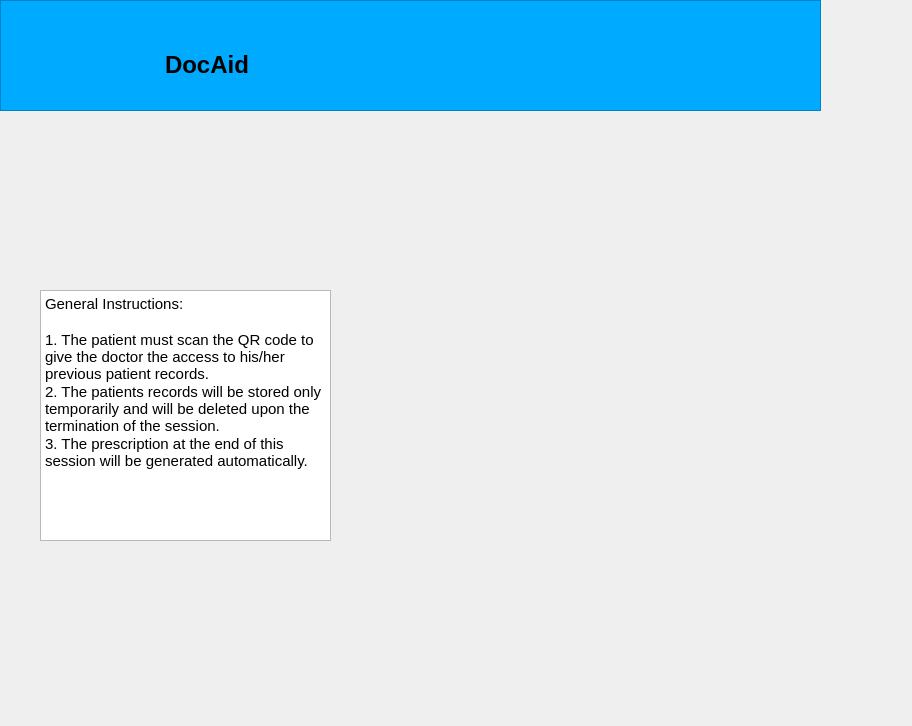
<?xml version="1.0" encoding="UTF-8"?>
<ui version="4.0">
 <class>Dialog</class>
 <widget class="QDialog" name="Dialog">
  <property name="geometry">
   <rect>
    <x>0</x>
    <y>0</y>
    <width>912</width>
    <height>726</height>
   </rect>
  </property>
  <property name="windowTitle">
   <string>Dialog</string>
  </property>
  <widget class="QWidget" name="horizontalLayoutWidget">
   <property name="geometry">
    <rect>
     <x>0</x>
     <y>0</y>
     <width>821</width>
     <height>111</height>
    </rect>
   </property>
   <layout class="QHBoxLayout" name="horizontalLayout">
    <item>
     <widget class="QTextBrowser" name="textBrowser">
      <property name="styleSheet">
       <string notr="true">background-color: rgb(0, 170, 255);</string>
      </property>
      <property name="html">
       <string>&lt;!DOCTYPE HTML PUBLIC &quot;-//W3C//DTD HTML 4.0//EN&quot; &quot;http://www.w3.org/TR/REC-html40/strict.dtd&quot;&gt;
&lt;html&gt;&lt;head&gt;&lt;meta name=&quot;qrichtext&quot; content=&quot;1&quot; /&gt;&lt;style type=&quot;text/css&quot;&gt;
p, li { white-space: pre-wrap; }
&lt;/style&gt;&lt;/head&gt;&lt;body style=&quot; font-family:'Ubuntu'; font-size:11pt; font-weight:400; font-style:normal;&quot;&gt;
&lt;p style=&quot;-qt-paragraph-type:empty; margin-top:0px; margin-bottom:0px; margin-left:0px; margin-right:0px; -qt-block-indent:0; text-indent:0px;&quot;&gt;&lt;br /&gt;&lt;/p&gt;
&lt;p style=&quot;-qt-paragraph-type:empty; margin-top:0px; margin-bottom:0px; margin-left:0px; margin-right:0px; -qt-block-indent:0; text-indent:0px; font-size:18pt; font-weight:600; color:#000000;&quot;&gt;&lt;br /&gt;&lt;/p&gt;
&lt;p style=&quot; margin-top:0px; margin-bottom:0px; margin-left:0px; margin-right:0px; -qt-block-indent:0; text-indent:0px;&quot;&gt;&lt;span style=&quot; font-size:18pt; font-weight:600; color:#000000;&quot;&gt;		DocAid&lt;/span&gt;&lt;/p&gt;&lt;/body&gt;&lt;/html&gt;</string>
      </property>
     </widget>
    </item>
   </layout>
  </widget>
  <widget class="QTextBrowser" name="textBrowser_2">
   <property name="geometry">
    <rect>
     <x>40</x>
     <y>290</y>
     <width>291</width>
     <height>251</height>
    </rect>
   </property>
   <property name="html">
    <string>&lt;!DOCTYPE HTML PUBLIC &quot;-//W3C//DTD HTML 4.0//EN&quot; &quot;http://www.w3.org/TR/REC-html40/strict.dtd&quot;&gt;
&lt;html&gt;&lt;head&gt;&lt;meta name=&quot;qrichtext&quot; content=&quot;1&quot; /&gt;&lt;style type=&quot;text/css&quot;&gt;
p, li { white-space: pre-wrap; }
&lt;/style&gt;&lt;/head&gt;&lt;body style=&quot; font-family:'Ubuntu'; font-size:11pt; font-weight:400; font-style:normal;&quot;&gt;
&lt;p style=&quot; margin-top:0px; margin-bottom:0px; margin-left:0px; margin-right:0px; -qt-block-indent:0; text-indent:0px;&quot;&gt;General Instructions: &lt;/p&gt;
&lt;p style=&quot;-qt-paragraph-type:empty; margin-top:0px; margin-bottom:0px; margin-left:0px; margin-right:0px; -qt-block-indent:0; text-indent:0px;&quot;&gt;&lt;br /&gt;&lt;/p&gt;
&lt;p style=&quot; margin-top:0px; margin-bottom:0px; margin-left:0px; margin-right:0px; -qt-block-indent:0; text-indent:0px;&quot;&gt;1. The patient must scan the QR code to give the doctor the access to his/her previous patient records.&lt;/p&gt;
&lt;p style=&quot; margin-top:0px; margin-bottom:0px; margin-left:0px; margin-right:0px; -qt-block-indent:0; text-indent:0px;&quot;&gt;2. The patients records will be stored only temporarily and will be deleted upon the termination of the session.&lt;/p&gt;
&lt;p style=&quot; margin-top:0px; margin-bottom:0px; margin-left:0px; margin-right:0px; -qt-block-indent:0; text-indent:0px;&quot;&gt;3. The prescription at the end of this session will be generated automatically. &lt;br /&gt; &lt;/p&gt;&lt;/body&gt;&lt;/html&gt;</string>
   </property>
  </widget>
  <widget class="QLabel" name="label">
   <property name="geometry">
    <rect>
     <x>500</x>
     <y>180</y>
     <width>341</width>
     <height>471</height>
    </rect>
   </property>
   <property name="text">
    <string/>
   </property>
   <property name="pixmap">
    <pixmap>../Downloads/qrcode.53512620.png</pixmap>
   </property>
  </widget>
 </widget>
 <resources/>
 <connections/>
</ui>
